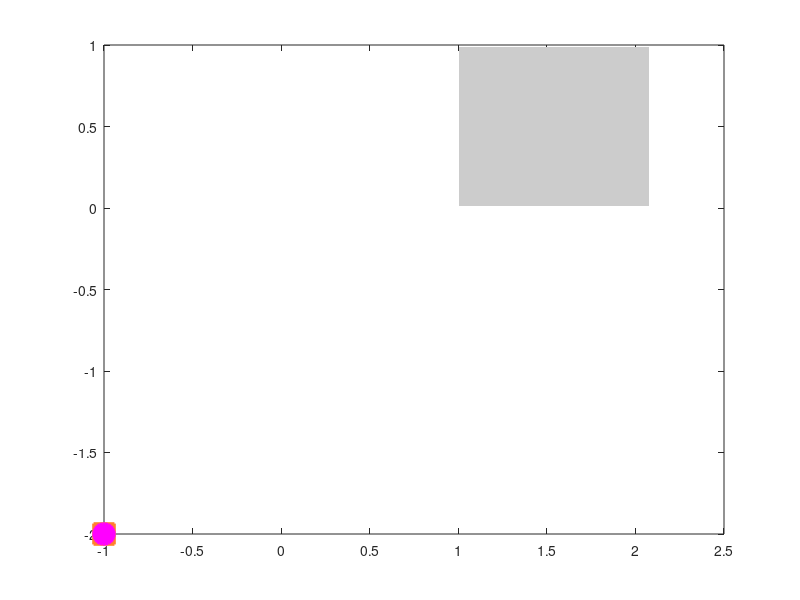

This chart was generated by the following MATLAB code: (Note: this script raises an error after producing the figure.)
function plot_Cvstheta()

%clear;

figure();
hold on;
box on;

suffix = 'eh';

clrcode{1} = [1 .5 0.1725];
clrcode{2} = [1 0 1];

hLine1 = plot(-1 , -2, 's', 'Color', clrcode{1}, 'MarkerSize', 15, 'LineWidth', 2, 'MarkerFaceColor', clrcode{1}); %'MarkerFaceColor', clrcode{1}
hLine2 = plot(-1 , -2, 'o', 'Color', clrcode{2}, 'MarkerSize', 15, 'LineWidth', 2, 'MarkerFaceColor', clrcode{2}); %, 'MarkerFaceColor', clrcode{2}

degexp = [1.06 1.07 1.08 1.11 1.24 1.59 2.02];

%Shading
[px, py] = plotshaded([1+4e-3 1.03 * max(degexp)-4e-3], [1-1e-2 1-1e-2; 0+1e-2 0+1e-2], [0.8 0.8 0.8], '');    

%Plot experiment
for k = 1:2
    for deg = degexp
        if deg < 1.59 && deg ~= 1.07
            suf = suffix(k);
        elseif deg == 1.07
            suf = suffix(1); %exception
        else            
            suf = suffix(1); %exception
        end    
        load(['paramPlanckian_deg' num2str(deg) '_' suf '.mat']);       
        
        y = param(1);
        y2 = y + paramdelta(1);
        y1 = y - paramdelta(1);
      
        deltadeg = 0.018;
        if k == 1
            errorbar(deg + deltadeg, y, y2 - y, 's', 'Color', clrcode{k}, 'LineWidth', 2, 'MarkerSize', 15, 'MarkerFaceColor', clrcode{k}); %, 'MarkerFaceColor', clrcode{k}
        else           
            errorbar(deg - deltadeg, y, y2 - y, 'o', 'Color', clrcode{k}, 'LineWidth', 2, 'MarkerSize', 15, 'MarkerFaceColor', clrcode{k});
        end
    end    
end

%Plot theory
degtheory = linspace(1, 2.1, 30);
Cminonetheory = zeros(size(degtheory));
plot(degtheory, Cminonetheory, 'k', 'LineWidth', 2);

xlabel('$\theta~(^\circ)$', 'FontSize', 30, 'Interpreter', 'latex');
ylabel('$C$', 'FontSize', 30, 'Interpreter', 'latex');

legend('Electron', 'Holes', 'FontSize', 18, 'Interpreter', 'latex'); %, 'Position', [.6 .67 .1 .1]
% legend boxoff;

annotation('textbox', [.14 .8 .1 .1], 'String', '(d) Planckian theory', 'LineStyle', 'none','Interpreter', 'latex', 'FontSize', 30);
annotation('textbox', [0.58 0.185 .1 .1], 'String', 'Bad agreement', 'LineStyle', 'none','Interpreter', 'latex', 'FontSize', 23); %{'Electron-phonon','theory'} [0.59 0.39 .1 .1]
annotation('textbox', [0.48 0.135 .1 .1], 'String', 'Good agreement', 'LineStyle', 'none','Interpreter', 'latex', 'FontSize', 23); %{'Electron-phonon','theory'} [0.59 0.33 .1 .1]

xlim([1 1.03 * max(degexp)]);
ylim([0 15]);

set(gca, 'LineWidth', 3, 'FontSize', 25, 'FontWeight', 'bold');

print('-dpdf', 'C_vs_theta_Planckian.pdf');

end

%Shading
    function [px, py] = plotshaded(x, y, fstr, dispname)

	px = [x,fliplr(x)]; % make closed patch
	py = [y(1, :), fliplr(y(2, :))];
	p(1) = patch(px, py, 1,'FaceColor', fstr, 'EdgeColor', 'none', 'DisplayName', dispname); %'FaceAlpha', 0.2
    end